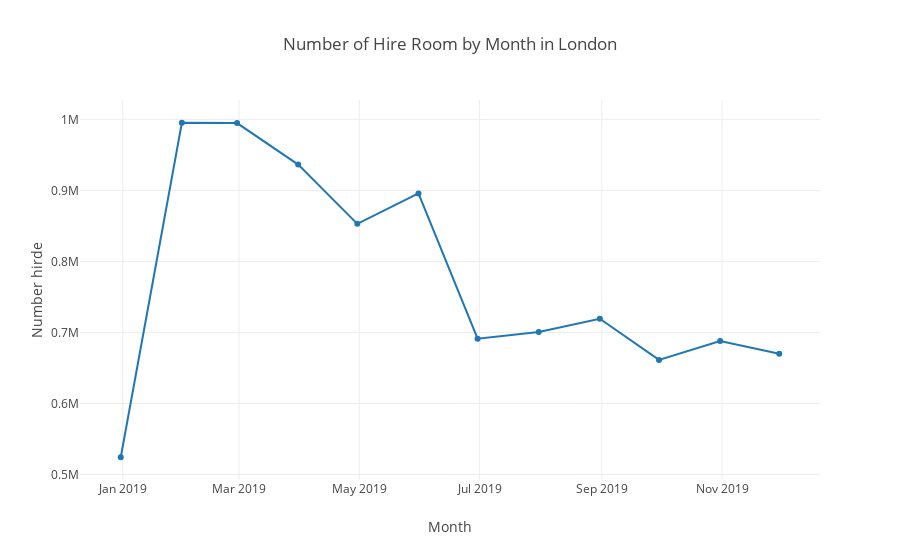

Notebook cell for this chart:
### Code cell
trace5 = go.Scatter(
    x = number_hire_room.index[:-1],
    y = number_hire_room.price[:-1]
)
data5 = [trace5]
layout5 = go.Layout(
    title = "Number of Hire Room by Month in London",
    xaxis = dict(title = "Month"),
    yaxis = dict(title = "Number hirde")
)
fig5  = go.Figure(data = data5, layout = layout5)

offline.iplot(fig5)

### Figure 1 — Plotly figure (JSON) as saved in the notebook; plotly's stock layout.template omitted (floating-point values rounded to 4 significant figures)
{"data": [{"type": "scatter", "uid": "72f5bcf5-2995-49d6-a712-1a8fd1a8090c", "x": ["2018-12-31", "2019-01-31", "2019-02-28", "2019-03-31", "2019-04-30", "2019-05-31", "2019-06-30", "2019-07-31", "2019-08-31", "2019-09-30", "2019-10-31", "2019-11-30"], "y": [524334, 995513, 995030, 936632, 853105, 896019, 691259, 700777, 719474, 661479, 688203, 670158]}], "layout": {"title": {"text": "Number of Hire Room by Month in London"}, "xaxis": {"title": {"text": "Month"}}, "yaxis": {"title": {"text": "Number hirde"}}}}
